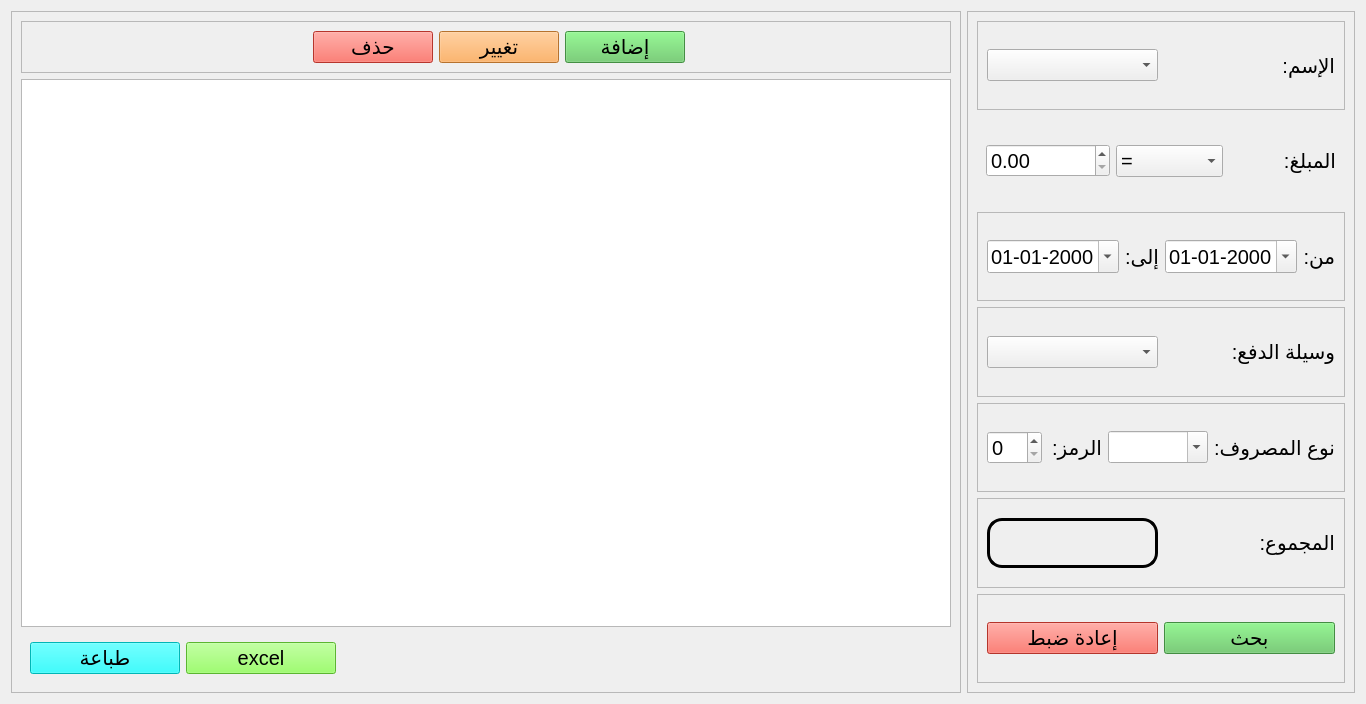
<?xml version="1.0" encoding="UTF-8"?>
<ui version="4.0">
 <class>outmoney</class>
 <widget class="QWidget" name="outmoney">
  <property name="geometry">
   <rect>
    <x>0</x>
    <y>0</y>
    <width>1366</width>
    <height>704</height>
   </rect>
  </property>
  <property name="windowTitle">
   <string>Form</string>
  </property>
  <layout class="QHBoxLayout" name="horizontalLayout">
   <item>
    <widget class="QFrame" name="frame_2">
     <property name="frameShape">
      <enum>QFrame::StyledPanel</enum>
     </property>
     <property name="frameShadow">
      <enum>QFrame::Raised</enum>
     </property>
     <layout class="QVBoxLayout" name="verticalLayout_2">
      <item>
       <widget class="QFrame" name="frame">
        <property name="frameShape">
         <enum>QFrame::StyledPanel</enum>
        </property>
        <property name="frameShadow">
         <enum>QFrame::Raised</enum>
        </property>
        <layout class="QHBoxLayout" name="horizontalLayout_3">
         <item>
          <widget class="QLabel" name="select_info">
           <property name="sizePolicy">
            <sizepolicy hsizetype="Fixed" vsizetype="Fixed">
             <horstretch>0</horstretch>
             <verstretch>0</verstretch>
            </sizepolicy>
           </property>
           <property name="minimumSize">
            <size>
             <width>20</width>
             <height>20</height>
            </size>
           </property>
           <property name="maximumSize">
            <size>
             <width>20</width>
             <height>20</height>
            </size>
           </property>
           <property name="styleSheet">
            <string notr="true">border: 0px solid black;
border-radius: 10px;</string>
           </property>
           <property name="text">
            <string/>
           </property>
          </widget>
         </item>
         <item>
          <spacer name="horizontalSpacer">
           <property name="orientation">
            <enum>Qt::Horizontal</enum>
           </property>
           <property name="sizeHint" stdset="0">
            <size>
             <width>252</width>
             <height>20</height>
            </size>
           </property>
          </spacer>
         </item>
         <item>
          <widget class="QPushButton" name="delete_btn">
           <property name="minimumSize">
            <size>
             <width>120</width>
             <height>30</height>
            </size>
           </property>
           <property name="maximumSize">
            <size>
             <width>120</width>
             <height>16777215</height>
            </size>
           </property>
           <property name="font">
            <font>
             <pointsize>15</pointsize>
            </font>
           </property>
           <property name="styleSheet">
            <string notr="true">background-color: rgb(255, 74, 61);</string>
           </property>
           <property name="text">
            <string>حذف</string>
           </property>
          </widget>
         </item>
         <item>
          <widget class="QPushButton" name="update_btn">
           <property name="minimumSize">
            <size>
             <width>120</width>
             <height>30</height>
            </size>
           </property>
           <property name="maximumSize">
            <size>
             <width>120</width>
             <height>16777215</height>
            </size>
           </property>
           <property name="font">
            <font>
             <pointsize>15</pointsize>
            </font>
           </property>
           <property name="styleSheet">
            <string notr="true">background-color: rgb(255, 160, 65);</string>
           </property>
           <property name="text">
            <string>تغيير</string>
           </property>
          </widget>
         </item>
         <item>
          <widget class="QPushButton" name="add_btn">
           <property name="minimumSize">
            <size>
             <width>120</width>
             <height>30</height>
            </size>
           </property>
           <property name="maximumSize">
            <size>
             <width>120</width>
             <height>16777215</height>
            </size>
           </property>
           <property name="font">
            <font>
             <pointsize>15</pointsize>
            </font>
           </property>
           <property name="styleSheet">
            <string notr="true">background-color: rgb(95, 199, 94);</string>
           </property>
           <property name="text">
            <string>إضافة</string>
           </property>
          </widget>
         </item>
         <item>
          <spacer name="horizontalSpacer_2">
           <property name="orientation">
            <enum>Qt::Horizontal</enum>
           </property>
           <property name="sizeHint" stdset="0">
            <size>
             <width>252</width>
             <height>20</height>
            </size>
           </property>
          </spacer>
         </item>
        </layout>
       </widget>
      </item>
      <item>
       <widget class="QTableView" name="tbl">
        <property name="font">
         <font>
          <pointsize>15</pointsize>
         </font>
        </property>
        <property name="layoutDirection">
         <enum>Qt::RightToLeft</enum>
        </property>
        <property name="editTriggers">
         <set>QAbstractItemView::NoEditTriggers</set>
        </property>
        <property name="alternatingRowColors">
         <bool>true</bool>
        </property>
        <property name="selectionMode">
         <enum>QAbstractItemView::NoSelection</enum>
        </property>
        <property name="selectionBehavior">
         <enum>QAbstractItemView::SelectItems</enum>
        </property>
        <property name="verticalScrollMode">
         <enum>QAbstractItemView::ScrollPerPixel</enum>
        </property>
        <property name="horizontalScrollMode">
         <enum>QAbstractItemView::ScrollPerPixel</enum>
        </property>
        <property name="showGrid">
         <bool>false</bool>
        </property>
        <attribute name="horizontalHeaderMinimumSectionSize">
         <number>150</number>
        </attribute>
        <attribute name="horizontalHeaderDefaultSectionSize">
         <number>150</number>
        </attribute>
        <attribute name="verticalHeaderCascadingSectionResizes">
         <bool>true</bool>
        </attribute>
        <attribute name="verticalHeaderDefaultSectionSize">
         <number>35</number>
        </attribute>
       </widget>
      </item>
      <item>
       <widget class="QFrame" name="frame_7">
        <property name="frameShape">
         <enum>QFrame::NoFrame</enum>
        </property>
        <layout class="QHBoxLayout" name="horizontalLayout_2">
         <item>
          <widget class="QPushButton" name="printing_btn">
           <property name="minimumSize">
            <size>
             <width>150</width>
             <height>30</height>
            </size>
           </property>
           <property name="font">
            <font>
             <pointsize>15</pointsize>
            </font>
           </property>
           <property name="styleSheet">
            <string notr="true">background-color: rgb(0, 255, 255);</string>
           </property>
           <property name="text">
            <string>طباعة</string>
           </property>
           <property name="shortcut">
            <string>Ctrl+P</string>
           </property>
          </widget>
         </item>
         <item>
          <widget class="QPushButton" name="export_btn">
           <property name="sizePolicy">
            <sizepolicy hsizetype="Preferred" vsizetype="Preferred">
             <horstretch>0</horstretch>
             <verstretch>0</verstretch>
            </sizepolicy>
           </property>
           <property name="minimumSize">
            <size>
             <width>150</width>
             <height>30</height>
            </size>
           </property>
           <property name="font">
            <font>
             <pointsize>15</pointsize>
            </font>
           </property>
           <property name="styleSheet">
            <string notr="true">background-color: rgb(127, 255, 67);</string>
           </property>
           <property name="text">
            <string>excel</string>
           </property>
           <property name="shortcut">
            <string>Ctrl+E</string>
           </property>
          </widget>
         </item>
         <item>
          <spacer name="horizontalSpacer_3">
           <property name="orientation">
            <enum>Qt::Horizontal</enum>
           </property>
           <property name="sizeHint" stdset="0">
            <size>
             <width>40</width>
             <height>20</height>
            </size>
           </property>
          </spacer>
         </item>
        </layout>
       </widget>
      </item>
     </layout>
    </widget>
   </item>
   <item>
    <widget class="QFrame" name="frame_4">
     <property name="frameShape">
      <enum>QFrame::StyledPanel</enum>
     </property>
     <property name="frameShadow">
      <enum>QFrame::Raised</enum>
     </property>
     <layout class="QVBoxLayout" name="verticalLayout">
      <item>
       <widget class="QFrame" name="frame_10">
        <property name="frameShape">
         <enum>QFrame::StyledPanel</enum>
        </property>
        <property name="frameShadow">
         <enum>QFrame::Raised</enum>
        </property>
        <layout class="QHBoxLayout" name="horizontalLayout_9">
         <item>
          <widget class="QComboBox" name="name_search">
           <property name="minimumSize">
            <size>
             <width>150</width>
             <height>0</height>
            </size>
           </property>
           <property name="font">
            <font>
             <pointsize>15</pointsize>
            </font>
           </property>
           <property name="layoutDirection">
            <enum>Qt::LeftToRight</enum>
           </property>
          </widget>
         </item>
         <item>
          <widget class="QLabel" name="label_16">
           <property name="font">
            <font>
             <pointsize>15</pointsize>
            </font>
           </property>
           <property name="text">
            <string>الإسم:</string>
           </property>
          </widget>
         </item>
        </layout>
       </widget>
      </item>
      <item>
       <widget class="QFrame" name="frame_5">
        <property name="frameShape">
         <enum>QFrame::NoFrame</enum>
        </property>
        <layout class="QHBoxLayout" name="horizontalLayout_4">
         <item>
          <widget class="QDoubleSpinBox" name="price_search">
           <property name="font">
            <font>
             <pointsize>15</pointsize>
            </font>
           </property>
           <property name="layoutDirection">
            <enum>Qt::LeftToRight</enum>
           </property>
           <property name="buttonSymbols">
            <enum>QAbstractSpinBox::UpDownArrows</enum>
           </property>
           <property name="maximum">
            <double>111111111111111113774877033367601152.000000000000000</double>
           </property>
          </widget>
         </item>
         <item>
          <widget class="QComboBox" name="operatore">
           <property name="font">
            <font>
             <pointsize>15</pointsize>
            </font>
           </property>
           <property name="layoutDirection">
            <enum>Qt::LeftToRight</enum>
           </property>
           <item>
            <property name="text">
             <string>=</string>
            </property>
           </item>
           <item>
            <property name="text">
             <string>&lt;</string>
            </property>
           </item>
           <item>
            <property name="text">
             <string>&gt;</string>
            </property>
           </item>
           <item>
            <property name="text">
             <string>&gt;=</string>
            </property>
           </item>
           <item>
            <property name="text">
             <string>&lt;=</string>
            </property>
           </item>
          </widget>
         </item>
         <item>
          <widget class="QLabel" name="label_7">
           <property name="font">
            <font>
             <pointsize>15</pointsize>
            </font>
           </property>
           <property name="text">
            <string>المبلغ:</string>
           </property>
          </widget>
         </item>
        </layout>
       </widget>
      </item>
      <item>
       <widget class="QFrame" name="frame_8">
        <property name="frameShape">
         <enum>QFrame::StyledPanel</enum>
        </property>
        <property name="frameShadow">
         <enum>QFrame::Raised</enum>
        </property>
        <layout class="QHBoxLayout" name="horizontalLayout_7">
         <item>
          <widget class="QDateEdit" name="to">
           <property name="font">
            <font>
             <pointsize>15</pointsize>
            </font>
           </property>
           <property name="layoutDirection">
            <enum>Qt::LeftToRight</enum>
           </property>
           <property name="displayFormat">
            <string>dd-MM-yyyy</string>
           </property>
           <property name="calendarPopup">
            <bool>true</bool>
           </property>
          </widget>
         </item>
         <item>
          <widget class="QLabel" name="label_8">
           <property name="font">
            <font>
             <pointsize>15</pointsize>
            </font>
           </property>
           <property name="text">
            <string>إلى:</string>
           </property>
          </widget>
         </item>
         <item>
          <widget class="QDateEdit" name="du">
           <property name="font">
            <font>
             <pointsize>15</pointsize>
            </font>
           </property>
           <property name="layoutDirection">
            <enum>Qt::LeftToRight</enum>
           </property>
           <property name="displayFormat">
            <string>dd-MM-yyyy</string>
           </property>
           <property name="calendarPopup">
            <bool>true</bool>
           </property>
          </widget>
         </item>
         <item>
          <widget class="QLabel" name="label_9">
           <property name="font">
            <font>
             <pointsize>15</pointsize>
            </font>
           </property>
           <property name="text">
            <string>من:</string>
           </property>
          </widget>
         </item>
        </layout>
       </widget>
      </item>
      <item>
       <widget class="QFrame" name="frame_11">
        <property name="frameShape">
         <enum>QFrame::StyledPanel</enum>
        </property>
        <property name="frameShadow">
         <enum>QFrame::Raised</enum>
        </property>
        <layout class="QHBoxLayout" name="horizontalLayout_10">
         <item>
          <widget class="QComboBox" name="way_search">
           <property name="font">
            <font>
             <pointsize>15</pointsize>
            </font>
           </property>
           <property name="layoutDirection">
            <enum>Qt::LeftToRight</enum>
           </property>
          </widget>
         </item>
         <item>
          <widget class="QLabel" name="label_11">
           <property name="font">
            <font>
             <pointsize>15</pointsize>
            </font>
           </property>
           <property name="text">
            <string>وسيلة الدفع:</string>
           </property>
          </widget>
         </item>
        </layout>
       </widget>
      </item>
      <item>
       <widget class="QFrame" name="frame_9">
        <property name="frameShape">
         <enum>QFrame::StyledPanel</enum>
        </property>
        <property name="frameShadow">
         <enum>QFrame::Raised</enum>
        </property>
        <layout class="QHBoxLayout" name="horizontalLayout_8">
         <item>
          <widget class="QSpinBox" name="code">
           <property name="font">
            <font>
             <pointsize>15</pointsize>
            </font>
           </property>
           <property name="layoutDirection">
            <enum>Qt::LeftToRight</enum>
           </property>
          </widget>
         </item>
         <item>
          <widget class="QLabel" name="label_12">
           <property name="font">
            <font>
             <pointsize>15</pointsize>
            </font>
           </property>
           <property name="text">
            <string>الرمز:</string>
           </property>
          </widget>
         </item>
         <item>
          <widget class="QComboBox" name="type_search">
           <property name="font">
            <font>
             <pointsize>15</pointsize>
            </font>
           </property>
           <property name="layoutDirection">
            <enum>Qt::LeftToRight</enum>
           </property>
           <property name="editable">
            <bool>true</bool>
           </property>
          </widget>
         </item>
         <item>
          <widget class="QLabel" name="label_10">
           <property name="font">
            <font>
             <pointsize>15</pointsize>
            </font>
           </property>
           <property name="text">
            <string>نوع المصروف:</string>
           </property>
          </widget>
         </item>
        </layout>
       </widget>
      </item>
      <item>
       <widget class="QFrame" name="frame_12">
        <property name="frameShape">
         <enum>QFrame::StyledPanel</enum>
        </property>
        <property name="frameShadow">
         <enum>QFrame::Raised</enum>
        </property>
        <layout class="QHBoxLayout" name="horizontalLayout_11">
         <item>
          <widget class="QLabel" name="total">
           <property name="minimumSize">
            <size>
             <width>150</width>
             <height>0</height>
            </size>
           </property>
           <property name="maximumSize">
            <size>
             <width>16777215</width>
             <height>50</height>
            </size>
           </property>
           <property name="font">
            <font>
             <pointsize>15</pointsize>
            </font>
           </property>
           <property name="styleSheet">
            <string notr="true">border: 3px solid black; 
border-radius: 15px</string>
           </property>
           <property name="text">
            <string/>
           </property>
          </widget>
         </item>
         <item>
          <widget class="QLabel" name="label_17">
           <property name="font">
            <font>
             <pointsize>15</pointsize>
            </font>
           </property>
           <property name="text">
            <string>المجموع:</string>
           </property>
          </widget>
         </item>
        </layout>
       </widget>
      </item>
      <item>
       <widget class="QFrame" name="frame_13">
        <property name="frameShape">
         <enum>QFrame::StyledPanel</enum>
        </property>
        <property name="frameShadow">
         <enum>QFrame::Raised</enum>
        </property>
        <layout class="QHBoxLayout" name="horizontalLayout_12">
         <item>
          <widget class="QPushButton" name="reset_btn">
           <property name="minimumSize">
            <size>
             <width>150</width>
             <height>30</height>
            </size>
           </property>
           <property name="font">
            <font>
             <pointsize>15</pointsize>
            </font>
           </property>
           <property name="styleSheet">
            <string notr="true">background-color: rgb(252, 73, 60);</string>
           </property>
           <property name="text">
            <string>إعادة ضبط</string>
           </property>
           <property name="shortcut">
            <string>Esc</string>
           </property>
          </widget>
         </item>
         <item>
          <widget class="QPushButton" name="search_btn">
           <property name="minimumSize">
            <size>
             <width>150</width>
             <height>30</height>
            </size>
           </property>
           <property name="font">
            <font>
             <pointsize>15</pointsize>
            </font>
           </property>
           <property name="styleSheet">
            <string notr="true">background-color: rgb(94, 197, 93);</string>
           </property>
           <property name="text">
            <string>بحث</string>
           </property>
           <property name="shortcut">
            <string>Return</string>
           </property>
          </widget>
         </item>
        </layout>
       </widget>
      </item>
     </layout>
    </widget>
   </item>
  </layout>
 </widget>
 <resources/>
 <connections/>
</ui>
